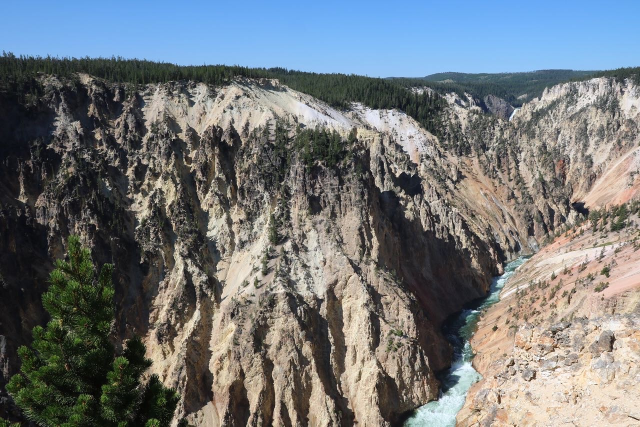
#> input picture photos/03E258F1-B3C0-4476-B79A-69A344ED87F4.jpg, 1280 x 853 px (shown at 1/2 size); its folder holds 4 pictures in this run
$ python image_reading.py
#> lines starting #> are read from the running program, lines starting #| are printed output that depends on the picture
### helper_functions.py
from PIL import Image
import numpy as np
import cv2


# [20 lines left out: function image_to_list, not called in this run]


def output_image(pixel_grid, filename):
    img = Image.fromarray(np.array(pixel_grid).astype(np.uint8), "RGB")
    img.save(filename)


def show_image(pixel_grid):
    img = Image.fromarray(np.array(pixel_grid).astype(np.uint8), "RGB")
    img.show()


# [95 lines left out: functions block_average, create_compressed_block, merge_lists, compress_image, compress_image_iterative, not called in this run]


def crop_image(image):
    height, width, _ = image.shape
    if height < 1012 or width < 1012:
        startHeight = (height - 512) // 2
        startWidth = (width - 512) // 2
        return image[startHeight : startHeight + 512, startWidth : startWidth + 512]
    else:
        startHeight = (height - 1024) // 2
        startWidth = (width - 1024) // 2
        return image[startHeight : startHeight + 1024, startWidth : startWidth + 1024]


# [23 lines left out: functions crop_input_image, find_nearest_image, not called in this run]

# [2 lines that do not run on import are left out]

### image_reading.py
import os
from os import listdir
import helper_functions as help
import cv2 as cv

for image in os.listdir("photos"):
    processedImage = cv.imread("photos/" + image)
#> processedImage is the input picture: shape (853, 1280, 3); mean B, G, R 121.1, 118.3, 113.7
    crop = help.crop_image(processedImage)
#> in crop_image, `return image[startHeight : startHeight + 512, startWidth : startWidth ..`:
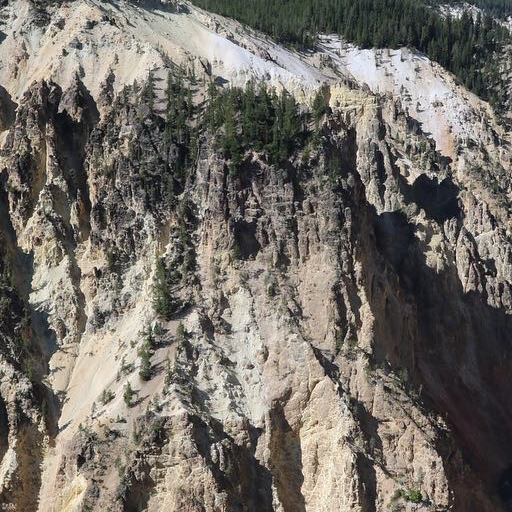
#> returned value: shape (512, 512, 3); mean of channels 0, 1, 2 104.3, 111.3, 116.5; drawn as B, G, R
    name = "crop" + image
    cv.imwrite("cropped_photos/" + name, crop)
#> pass 2 of the loop `for image in os.listdir("photos"):`:
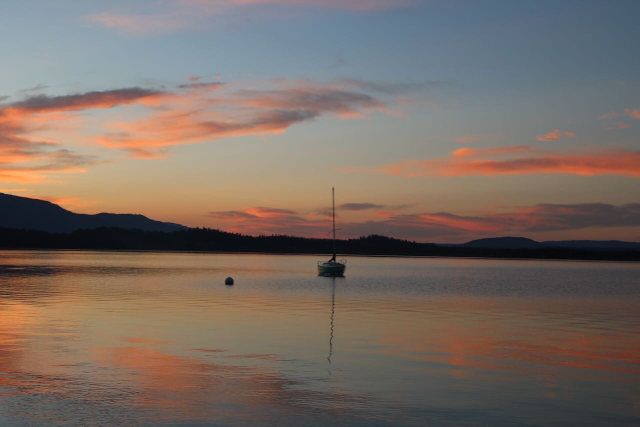
#> input picture photos/060A4EFF-FA9D-4C89-BAD2-0ECB509D03CC.jpg, 1280 x 853 px (shown at 1/2 size)
#> processedImage is the input picture: shape (853, 1280, 3); mean B, G, R 99.6, 107.9, 121.6
#> in crop_image (call 2), `return image[startHeight : startHeight + 512, startWidth : startWidth ..`:
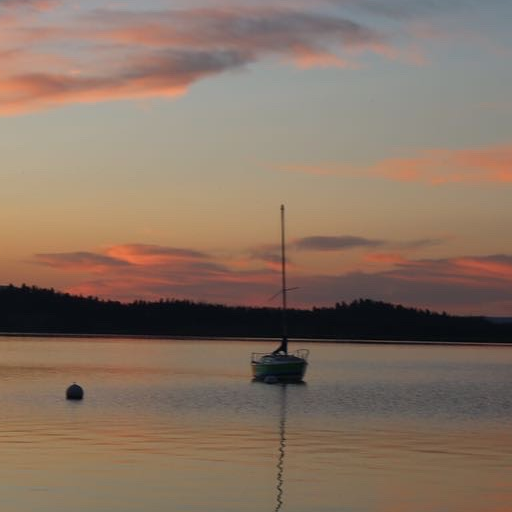
#> returned value: shape (512, 512, 3); mean of channels 0, 1, 2 99.1, 114.5, 135.2; drawn as B, G, R
#> pass 3 of the loop `for image in os.listdir("photos"):`:
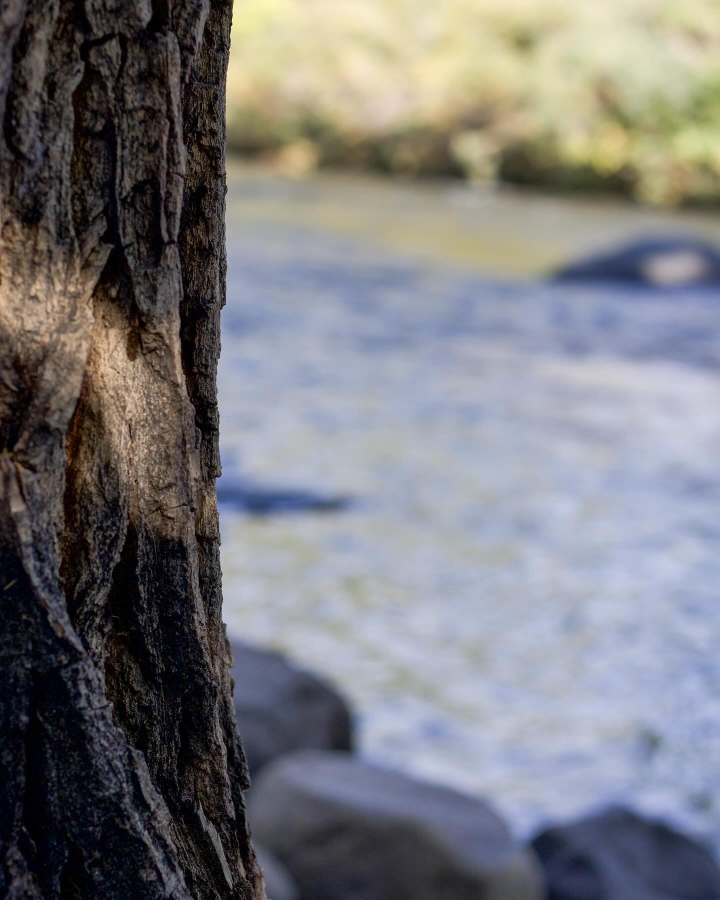
#> input picture photos/090FF436-5757-4DD1-8626-5C688E069D19.jpg, 1440 x 1800 px (shown at 1/2 size)
#> processedImage is the input picture: shape (1800, 1440, 3); mean B, G, R 125.4, 122, 122.4
#> in crop_image (call 3), `return image[startHeight : startHeight + 1024, startWidth : startWidth..`:
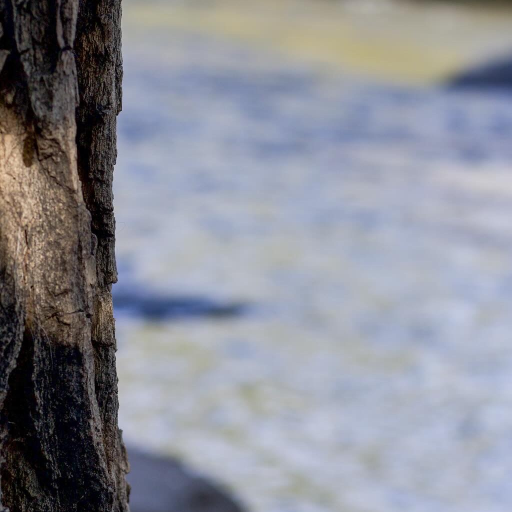
#> returned value: shape (1024, 1024, 3) (shown at 1/2 size); mean of channels 0, 1, 2 151.3, 141.8, 139.7; drawn as B, G, R
#> the loop made 4 passes; the first 3 are shown

if __name__ == '__main__':
    print('Wrong file ran')
